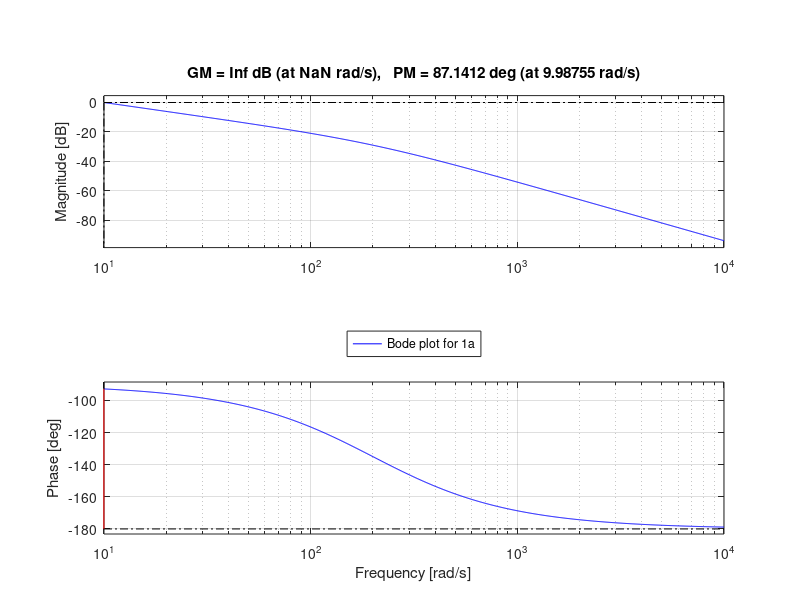
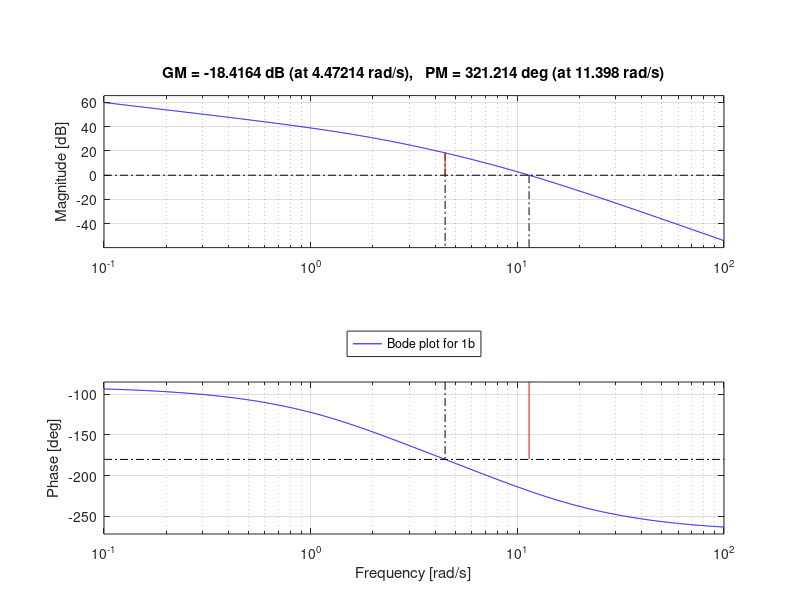
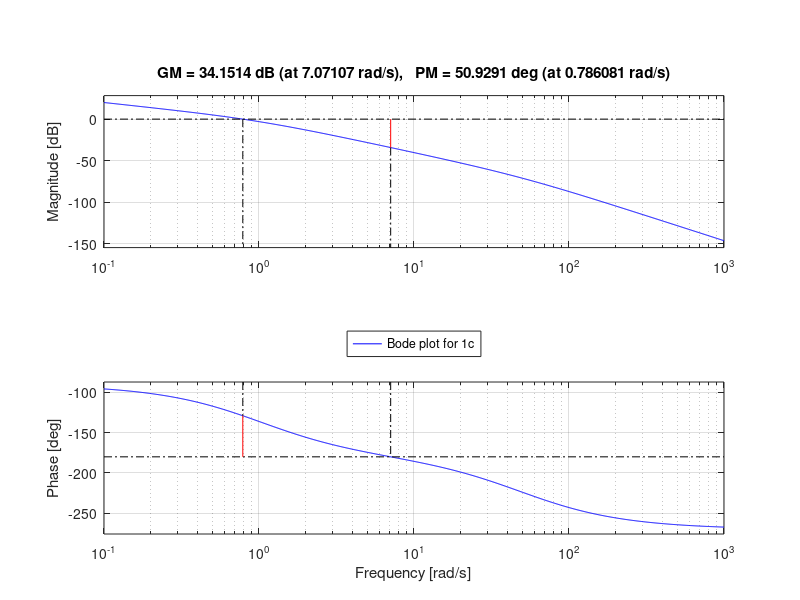
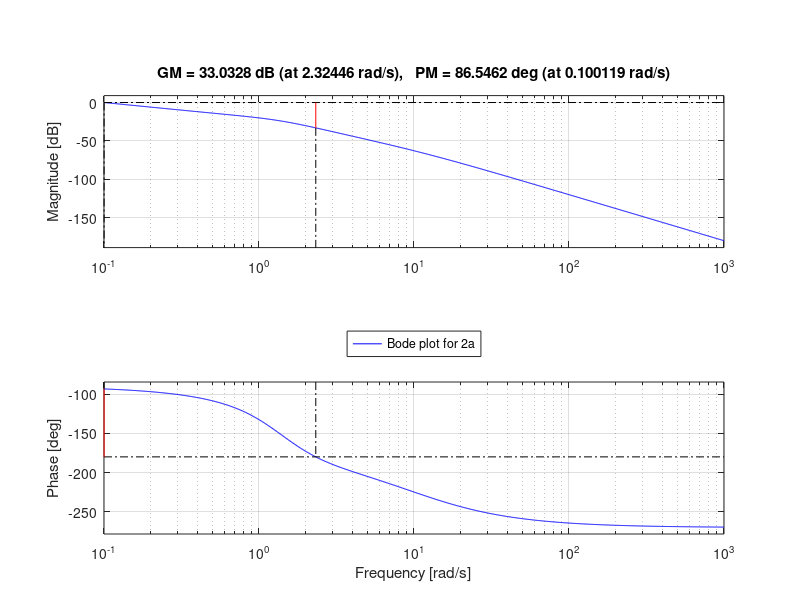

These figures' MATLAB source, in order:
%% ME EN 6200 Homework 11 Ryan Dalby
%%
clear;
close all;

%% 1
% a
La = tf(2000,[1 200 0]);
figure;
margin(La);
legend('Bode plot for 1a', 'Location', 'northoutside');
% b
Lb = tf(100,[0.05 0.6 1 0]);
figure;
margin(Lb);
legend('Bode plot for 1b', 'Location', 'northoutside');
% c
Lc = tf(1,[0.02 1.02 1 0]);
figure;
margin(Lc);
legend('Bode plot for 1c', 'Location', 'northoutside');
%% 2
% a
La = tf([1 2],[1 12 22 20 0]);
figure;
margin(La);
legend('Bode plot for 2a', 'Location', 'northoutside');
% b
Lb = tf([1 2],[1 16 85 250 0 0]);
figure;
margin(Lb);
legend('Bode plot for 2b', 'Location', 'northoutside');

%% 3
% a
G_a = tf(1,[1/25,3/25,27/25,1,0]);
figure;
margin(G_a);
legend('Bode plot for 3a', 'Location', 'northoutside')

% b
G_b = tf(1.115,[1/25,3/25,27/25,1,0]);
figure;
margin(G_b);
legend('Bode plot for 3b, k=1.115', 'Location', 'northoutside')

% d
disp('The poles for which the phase margin is 45 degrees are:')
disp(pole(feedback(G_b, 1)));
disp(' ');
figure;
rlocus(G_a);
title('Root Locus with Respect to K for G of Problem 3');  
